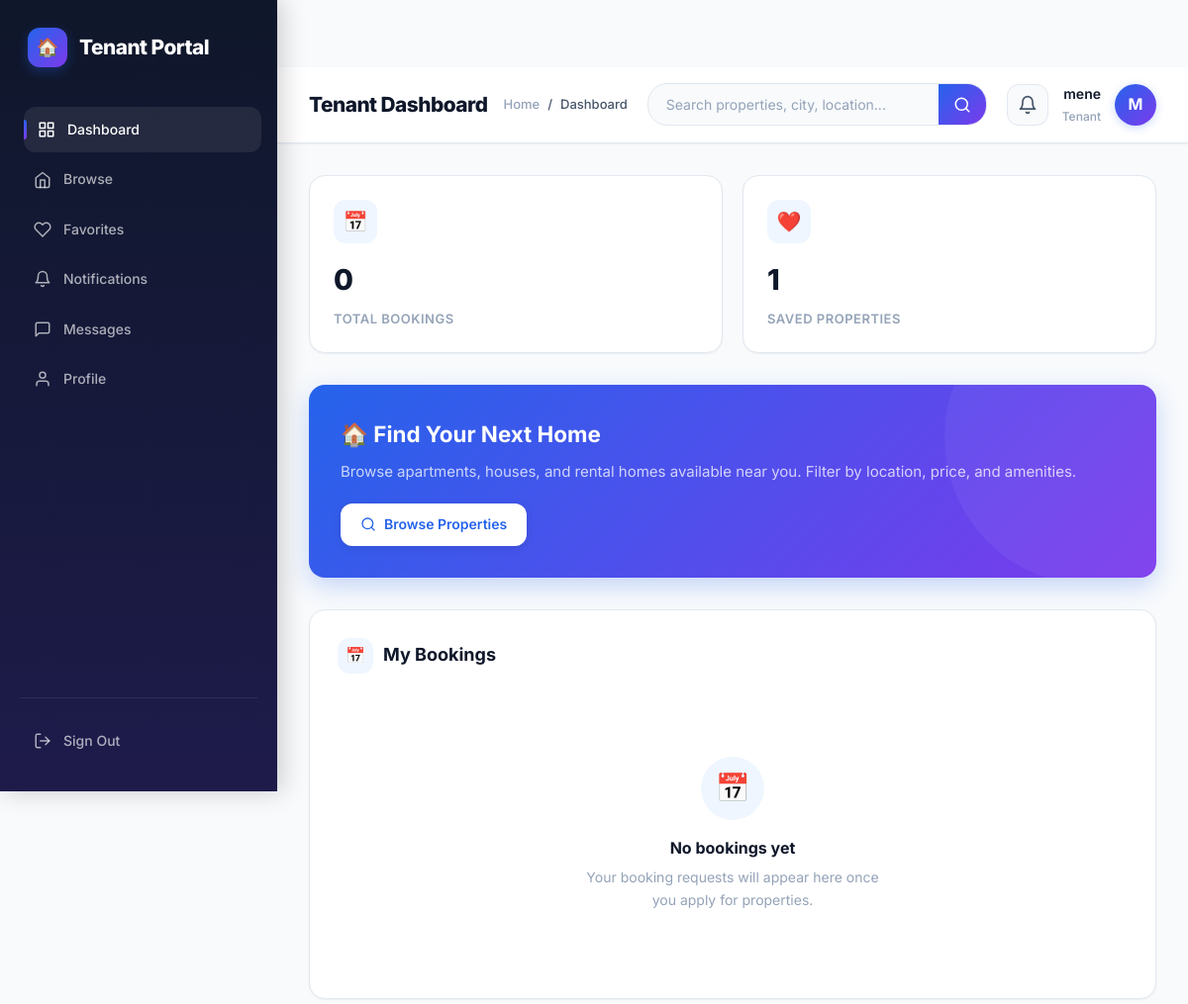
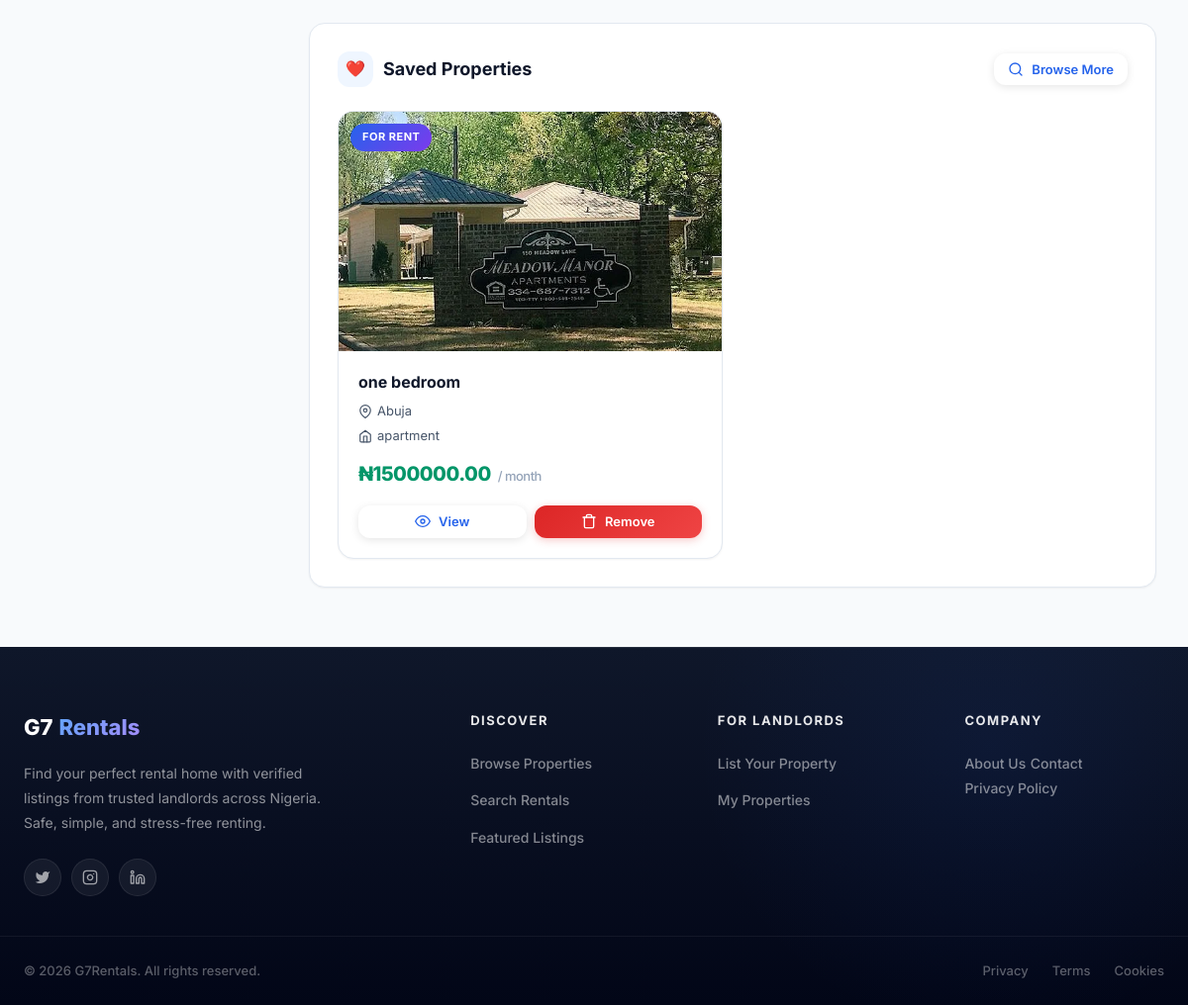
Page /accounts/dashboard/tenant/ (signed in) on the earlier database version (2 pictures, top to bottom).
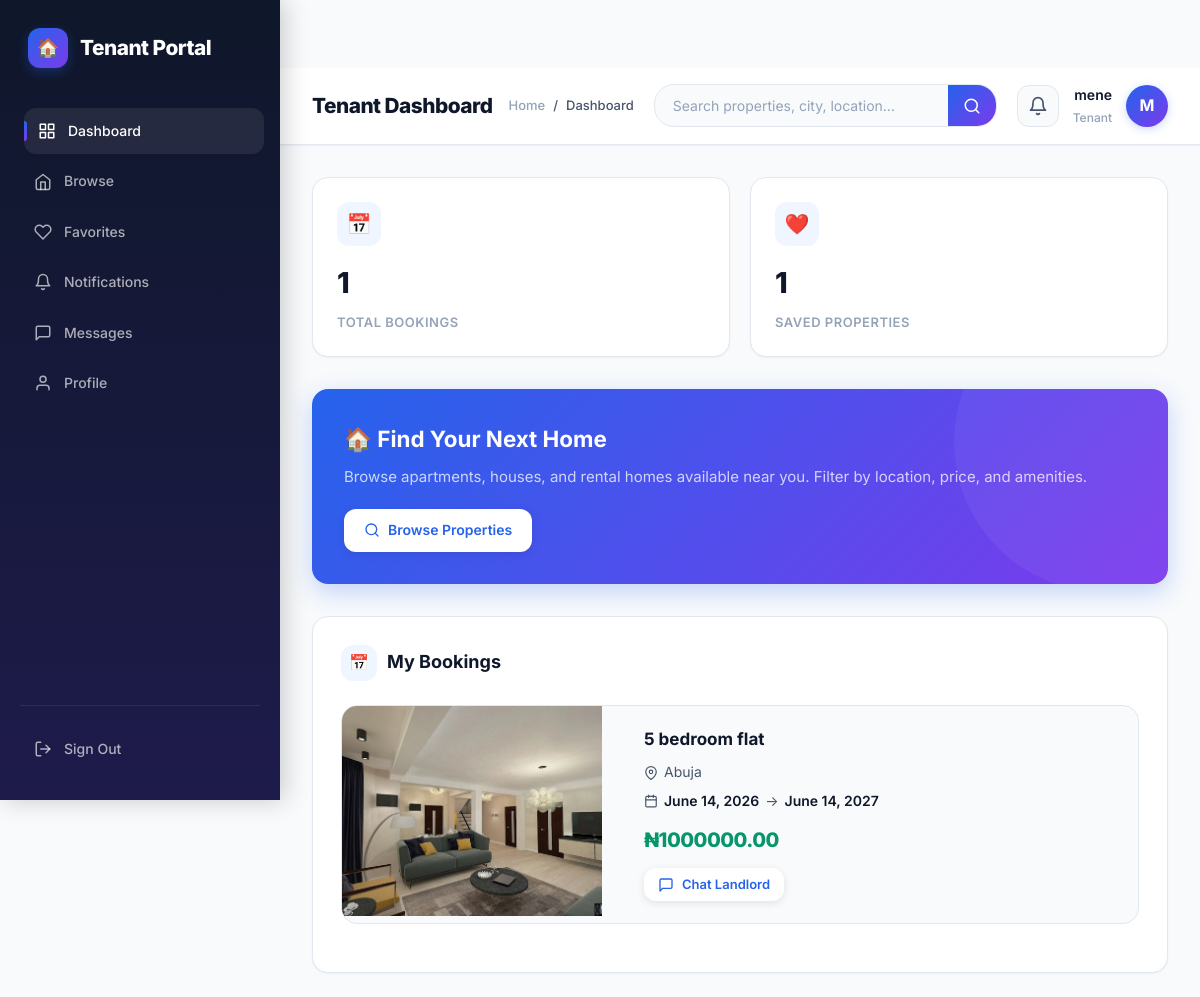
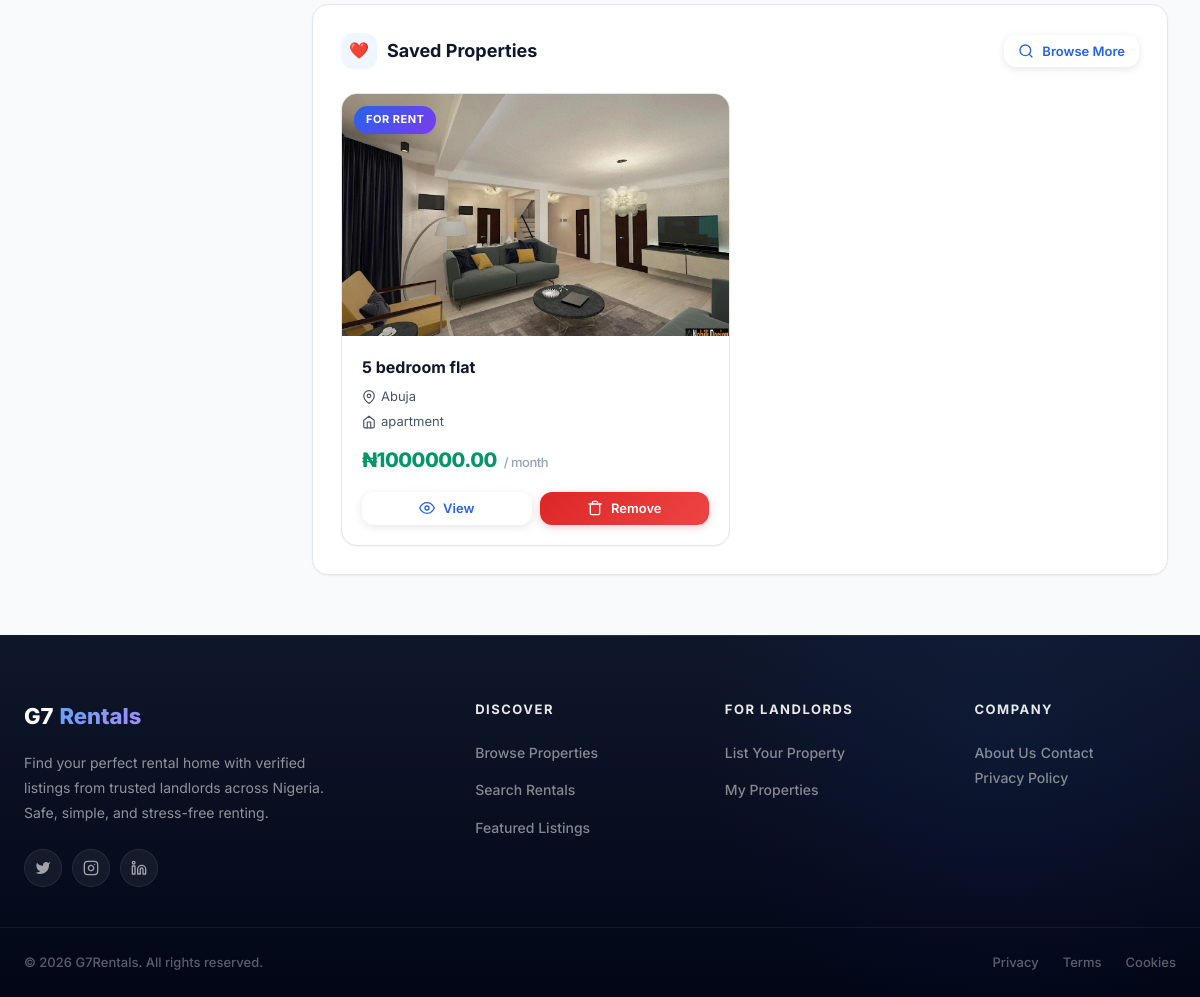
Same page on the later database version (2 pictures, top to bottom).
### listings/models.py (models this page shows, shortened)
class Favorite(models.Model):
    user = models.ForeignKey(
        User,
        on_delete=models.CASCADE,
        related_name='favorites'
    )
    property = models.ForeignKey(
        Property,
        on_delete=models.CASCADE,
        related_name='favorited_by'
    )
    created_at = models.DateTimeField(auto_now_add=True)
    class Meta:
        unique_together = ('user', 'property')

class Property(models.Model):
    PROPERTY_TYPE_CHOICES = [
        ('apartment', 'Apartment'),
        ('house', 'House'),
        ('studio', 'Studio'),
        ('condo', 'Condo'),
        ('townhouse', 'Townhouse'),
        ('commercial', 'Commercial'),
    ]
    STATUS_CHOICES = [
        ('vacant', 'Vacant'),
        ('occupied', 'Occupied'),
        ('maintenance', 'Under Maintenance'),
    ]
    owner = models.ForeignKey(
        User,
        on_delete=models.CASCADE,
        related_name='properties'
    )
    title = models.CharField(max_length=200)
    description = models.TextField(blank=True)
    price = models.DecimalField(max_digits=12, decimal_places=2)
    address = models.CharField(max_length=255, default="")
    city = models.CharField(max_length=100, default="Abuja")
    state = models.CharField(max_length=100, blank=True)
    zip_code = models.CharField(max_length=20, blank=True)
    location = models.CharField(max_length=255, blank=True, help_text="Neighborhood or area description")
    property_type = models.CharField(max_length=20, choices=PROPERTY_TYPE_CHOICES, default='apartment')
    bedrooms = models.PositiveIntegerField(default=1)
    bathrooms = models.DecimalField(max_digits=3, decimal_places=1, default=1.0)
    sqft = models.PositiveIntegerField(default=0, verbose_name="Square Feet")
    image = models.ImageField(upload_to='properties/')
    status = models.CharField(max_length=20, choices=STATUS_CHOICES, default='vacant')
    is_available = models.BooleanField(default=True)
    amenities = models.CharField(max_length=500, blank=True, help_text="Comma-separated: Pool, Gym, WiFi, etc.")
    created_at = models.DateTimeField(auto_now_add=True)
    updated_at = models.DateTimeField(auto_now=True)
    class Meta:
        ordering = ['-created_at']

### bookings/models.py (models this page shows, shortened)
class Booking(models.Model):
    STATUS_CHOICES = [
        ('pending', 'Pending'),
        ('approved', 'Approved'),
        ('rejected', 'Rejected'),
        ('cancelled', 'Cancelled'),
    ]
    property = models.ForeignKey(
        'listings.Property',
        on_delete=models.CASCADE,
        related_name='bookings'
    )
    tenant = models.ForeignKey(
    settings.AUTH_USER_MODEL,
    on_delete=models.CASCADE,
    related_name='tenant_bookings',
    null=True,
    blank=True
    )
    landlord = models.ForeignKey(
        settings.AUTH_USER_MODEL,
        on_delete=models.CASCADE,
        related_name='landlord_bookings',
        null=True,
        blank=True
    )
    start_date = models.DateField()
    end_date = models.DateField()
    total_price = models.DecimalField(max_digits=12, decimal_places=2, default=0)
    status = models.CharField(max_length=20, choices=STATUS_CHOICES, default='pending')
    notes = models.TextField(blank=True)
    created_at = models.DateTimeField(auto_now_add=True)
    updated_at = models.DateTimeField(auto_now=True)
    class Meta:
        ordering = ['-created_at']

### accounts/views.py (the view)
# urls.py: path('dashboard/tenant/', views.tenant_dashboard, name='tenant_dashboard'),
@login_required
def tenant_dashboard(request):
    bookings = request.user.tenant_bookings.select_related('property')
    recommended_properties = Property.objects.order_by('-created_at')[:6]
    favorites = Favorite.objects.filter(user=request.user)
    chats = ListingMessage.objects.filter(
        sender=request.user
    ).select_related('receiver', 'property').order_by('-created_at')
    unread_messages = ListingMessage.objects.filter(
        receiver=request.user,
        is_read=False
    ).count()
    unread_notifications = Notification.objects.filter(
        Q(target_group='ALL') |
        Q(target_group='TENANTS') |
        Q(recipient=request.user),
        is_read=False
    ).distinct().count()
    return render(request, 'accounts/tenant_dashboard.html', {
        'bookings': bookings,
        'recommended_properties': recommended_properties,
        'favorites': favorites,
        'chats': chats,
        'unread_messages': unread_messages,
        'unread_notifications': unread_notifications,
    })

### listings/context_processors.py (called while the page is built)
def pending_bookings_count(request):
    count = 0
    if request.user.is_authenticated and getattr(request.user, 'user_type', None) == 'landlord':
        count = Booking.objects.filter(
            property__owner=request.user,
            status='pending'
        ).count()
    return {'pending_bookings_count': count}

### accounts/templates/accounts/tenant_dashboard.html (shortened to what the changed rows need)
{% extends 'accounts/base.html' %}
{% block content %}
<div class="layout">
    <div class="sidebar" id="sidebar">
        <div class="sidebar-brand">
            <h2>Tenant Portal</h2>
        </div>
    </div>
    <div class="main">
        <div class="content">
            <div class="stats">
                <div class="stat-box">
                    <div class="stat-icon">📅</div>
                    <h3>{{ bookings|length }}</h3>
                    <p>Total Bookings</p>
                </div>
            </div>
            <div class="action-card">
                <h2>🏠 Find Your Next Home</h2>
            </div>
            <div class="section">
                <div class="section-header">
                    <h2>
                        <span class="icon">📅</span>
                        My Bookings
                    </h2>
                </div>
                {% for booking in bookings %}
                <div class="booking-card">
                    <img src="{{ booking.property.image.url }}" alt="{{ booking.property.title }}" loading="lazy">
                    <div class="booking-content">
                        <h3>{{ booking.property.title }}</h3>
                        <div class="booking-meta">
                            <p>
                                <svg width="14" height="14" viewBox="0 0 24 24" fill="none" stroke="currentColor" stroke-width="2" stroke-linecap="round" stroke-linejoin="round">
                                    <path d="M21 10c0 7-9 13-9 13s-9-6-9-13a9 9 0 0 1 18 0z"></path>
                                    <circle cx="12" cy="10" r="3"></circle>
                                </svg>
                                {{ booking.property.city }}
                            </p>
                            <p>
                                <strong>{{ booking.start_date }}</strong> → <strong>{{ booking.end_date }}</strong>
                            </p>
                        </div>
                        <div class="booking-price">₦{{ booking.property.price }}</div>
                        <div class="booking-actions">
                            <a href="{% url 'listings:chat' booking.property.owner.id booking.property.id %}" class="btn btn-primary btn-sm">
                                <svg width="14" height="14" viewBox="0 0 24 24" fill="none" stroke="currentColor" stroke-width="2" stroke-linecap="round" stroke-linejoin="round">
                                    <path d="M21 15a2 2 0 0 1-2 2H7l-4 4V5a2 2 0 0 1 2-2h14a2 2 0 0 1 2 2z"></path>
                                </svg>
                                Chat Landlord
                            </a>
                        </div>
                    </div>
                </div>
                {% empty %}
                <div class="empty-state">
                    <div class="empty-state-icon">📅</div>
                    <h3>No bookings yet</h3>
                    <p>Your booking requests will appear here once you apply for properties.</p>
                </div>
                {% endfor %}
            </div>
            <div class="section" id="favorites-section">
                <div class="section-header">
                    <h2>
                        <span class="icon">❤️</span>
                        Saved Properties
                    </h2>
                </div>
                <div class="favorites-grid">
                    {% for fav in favorites %}
                    <div class="property-card">
                        <div class="property-image">
                            <img src="{{ fav.property.image.url }}" alt="{{ fav.property.title }}" loading="lazy">
                            <div class="property-tag">For Rent</div>
                        </div>
                        <div class="property-body">
                            <h4>{{ fav.property.title }}</h4>
                            <div class="property-meta">
                                <p>
                                    <svg width="14" height="14" viewBox="0 0 24 24" fill="none" stroke="currentColor" stroke-width="2" stroke-linecap="round" stroke-linejoin="round">
                                        <path d="M21 10c0 7-9 13-9 13s-9-6-9-13a9 9 0 0 1 18 0z"></path>
                                        <circle cx="12" cy="10" r="3"></circle>
                                    </svg>
                                    {{ fav.property.city }}
                                </p>
                                <p>
                                    <svg width="14" height="14" viewBox="0 0 24 24" fill="none" stroke="currentColor" stroke-width="2" stroke-linecap="round" stroke-linejoin="round">
                                        <path d="M3 9l9-7 9 7v11a2 2 0 0 1-2 2H5a2 2 0 0 1-2-2z"></path>
                                        <polyline points="9 22 9 12 15 12 15 22"></polyline>
                                    </svg>
                                    {{ fav.property.property_type }}
                                </p>
                            </div>
                            <div class="property-price">
                                ₦{{ fav.property.price }}
                                <span>/ month</span>
                            </div>
                            <div class="property-actions">
                                <a href="{% url 'listings:property_detail' fav.property.id %}" class="btn btn-primary btn-sm">
                                    <svg width="14" height="14" viewBox="0 0 24 24" fill="none" stroke="currentColor" stroke-width="2" stroke-linecap="round" stroke-linejoin="round">
                                        <path d="M1 12s4-8 11-8 11 8 11 8-4 8-11 8-11-8-11-8z"></path>
                                        <circle cx="12" cy="12" r="3"></circle>
                                    </svg>
                                    View
                                </a>
                                <a href="{% url 'accounts:toggle_favorite' fav.property.id %}" class="btn btn-danger btn-sm">
                                    <svg width="14" height="14" viewBox="0 0 24 24" fill="none" stroke="currentColor" stroke-width="2" stroke-linecap="round" stroke-linejoin="round">
                                        <polyline points="3 6 5 6 21 6"></polyline>
                                        <path d="M19 6v14a2 2 0 0 1-2 2H7a2 2 0 0 1-2-2V6m3 0V4a2 2 0 0 1 2-2h4a2 2 0 0 1 2 2v2"></path>
                                    </svg>
                                    Remove
                                </a>
                            </div>
                        </div>
                    </div>
                    {% endfor %}
                </div>
            </div>
        </div>
    </div>
</div>
{% endblock %}

Differences in the rows shown:
removed Favorite: property.image (picture), property "one bedroom", property.city "Abuja", property.property_type "apartment", property.price "1500000.00"
now on this page (row edited): Booking: property.image (picture), property "5 bedroom flat", property.city "Abuja", start_date "June 14, 2026", end_date "June 14, 2027", property.price "1000000.00"
added Favorite: property.image (picture), property "5 bedroom flat", property.city "Abuja", property.property_type "apartment", property.price "1000000.00"
Other differences:
{{ bookings|length }}: "0" → "1"
text no longer shown: "📅 No bookings yet Your booking requests will appear here once you apply for properties."
